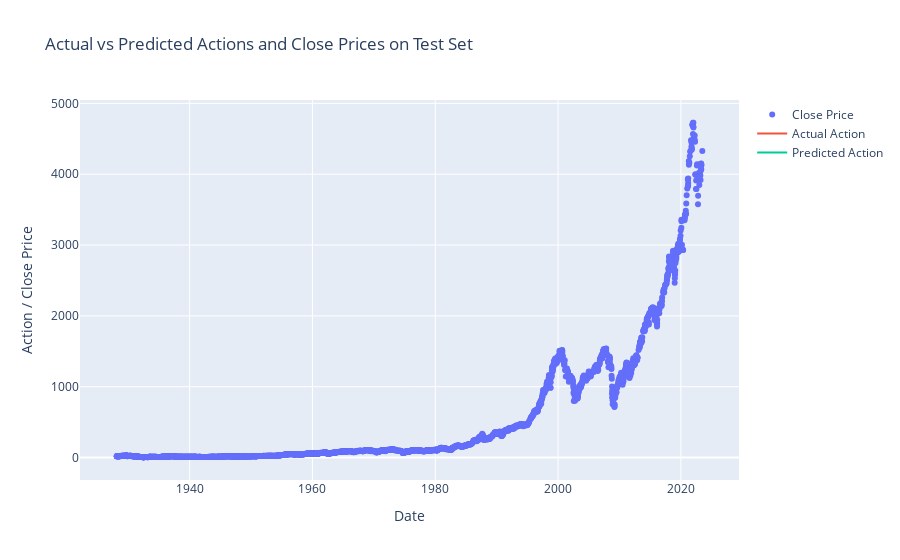

The notebook cell saved with this chart:
### Code cell
# Create a new DataFrame with actual and predicted values
test_results = test_data[["Action", "Close"]].copy()
test_results["Predicted_Action"] = ['Buy' if x == 1 else 'Not to buy' for x in test_preds]

# Create an interactive figure
fig = go.Figure()

# Add the stock closing values line to the figure
fig.add_trace(go.Scatter(x=test_results.index, 
                         y=test_results['Close'], 
                         mode='markers', 
                         name='Close Price'))

# Add actual and predicted actions to the figure
fig.add_trace(go.Scatter(x=test_results.index, 
                         y=test_results['Action'], 
                         mode='lines', 
                         name='Actual Action'))
fig.add_trace(go.Scatter(x=test_results.index, 
                         y=test_results['Predicted_Action'], 
                         mode='lines', 
                         name='Predicted Action'))

# Set the title and labels
fig.update_layout(title='Actual vs Predicted Actions and Close Prices on Test Set',
                  xaxis_title='Date',  
                  yaxis_title='Action / Close Price') 

# Show the figure
fig.show()

### Figure 1 — Plotly figure (JSON) as saved in the notebook; plotly's stock layout.template omitted (floating-point values rounded to 4 significant figures; data arrays with more than 128 entries replaced by an {"elided": "..."} marker saying what was removed)
{"data": [{"mode": "markers", "name": "Close Price", "type": "scatter", "x": {"elided": "2396 str values"}, "y": {"elided": "2396 float values"}}, {"mode": "lines", "name": "Actual Action", "type": "scatter", "x": {"elided": "2396 str values"}, "y": {"elided": "2396 str values"}}, {"mode": "lines", "name": "Predicted Action", "type": "scatter", "x": {"elided": "2396 str values"}, "y": {"elided": "2396 str values"}}], "layout": {"title": {"text": "Actual vs Predicted Actions and Close Prices on Test Set"}, "xaxis": {"title": {"text": "Date"}}, "yaxis": {"title": {"text": "Action / Close Price"}}}}
